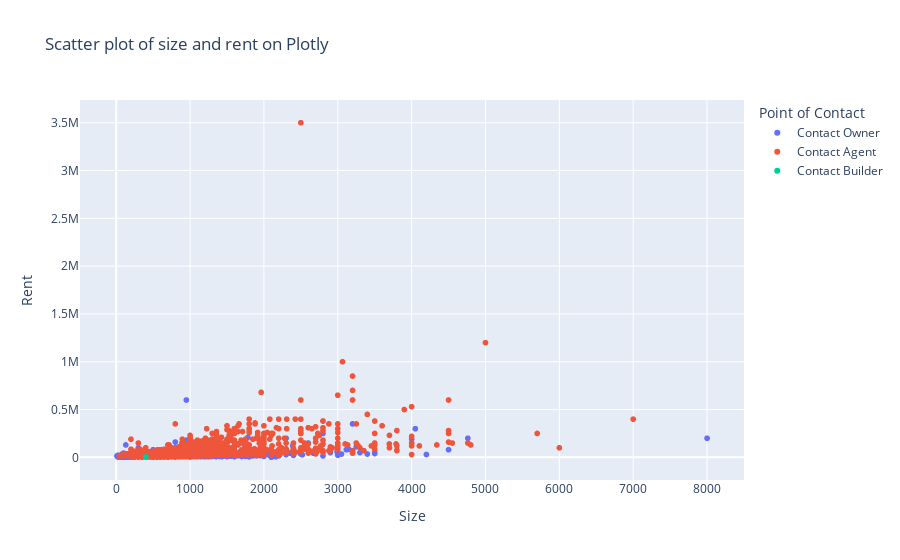

The cell this chart's notebook holds for it:
### Code cell
px.scatter(
    data_frame=rent_data,
    x='Size',
    y='Rent',
    title='Scatter plot of size and rent on Plotly',
    color='Point of Contact'
    )

### Figure 1 — Plotly figure (JSON) as saved in the notebook; plotly's stock layout.template omitted (floating-point values rounded to 4 significant figures; data arrays with more than 128 entries replaced by an {"elided": "..."} marker saying what was removed)
{"data": [{"hovertemplate": "Point of Contact=Contact Owner<br>Size=%{x}<br>Rent=%{y}<extra></extra>", "legendgroup": "Contact Owner", "marker": {"color": "#636efa", "symbol": "circle"}, "mode": "markers", "name": "Contact Owner", "showlegend": true, "type": "scattergl", "x": {"elided": "3212 int values"}, "xaxis": "x", "y": {"elided": "3212 int values"}, "yaxis": "y"}, {"hovertemplate": "Point of Contact=Contact Agent<br>Size=%{x}<br>Rent=%{y}<extra></extra>", "legendgroup": "Contact Agent", "marker": {"color": "#EF553B", "symbol": "circle"}, "mode": "markers", "name": "Contact Agent", "showlegend": true, "type": "scattergl", "x": {"elided": "1529 int values"}, "xaxis": "x", "y": {"elided": "1529 int values"}, "yaxis": "y"}, {"hovertemplate": "Point of Contact=Contact Builder<br>Size=%{x}<br>Rent=%{y}<extra></extra>", "legendgroup": "Contact Builder", "marker": {"color": "#00cc96", "symbol": "circle"}, "mode": "markers", "name": "Contact Builder", "showlegend": true, "type": "scattergl", "x": [400], "xaxis": "x", "y": [5500], "yaxis": "y"}], "layout": {"legend": {"title": {"text": "Point of Contact"}, "tracegroupgap": 0}, "title": {"text": "Scatter plot of size and rent on Plotly"}, "xaxis": {"anchor": "y", "domain": [0, 1], "title": {"text": "Size"}}, "yaxis": {"anchor": "x", "domain": [0, 1], "title": {"text": "Rent"}}}}
